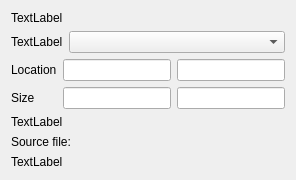
        <widget class="QWidget" name="pgimage">
         <layout class="QVBoxLayout" name="verticalLayout_4">
          <item>
           <widget class="QLabel" name="lblImgAssetName">
            <property name="text">
             <string>TextLabel</string>
            </property>
           </widget>
          </item>
          <item>
           <layout class="QHBoxLayout" name="horizontalLayout_7" stretch="0,10">
            <item>
             <widget class="QLabel" name="lblImgAssetFile">
              <property name="text">
               <string>TextLabel</string>
              </property>
             </widget>
            </item>
            <item>
             <widget class="QComboBox" name="cbImgAssetFile"/>
            </item>
           </layout>
          </item>
          <item>
           <layout class="QGridLayout" name="gridLayout_4">
            <item row="0" column="2">
             <widget class="QLineEdit" name="leImgAssetY"/>
            </item>
            <item row="0" column="1">
             <widget class="QLineEdit" name="leImgAssetX"/>
            </item>
            <item row="1" column="1">
             <widget class="QLineEdit" name="leImgAssetW"/>
            </item>
            <item row="0" column="0">
             <widget class="QLabel" name="label_16">
              <property name="text">
               <string>Location</string>
              </property>
             </widget>
            </item>
            <item row="1" column="2">
             <widget class="QLineEdit" name="leImgAssetH"/>
            </item>
            <item row="1" column="0">
             <widget class="QLabel" name="label_17">
              <property name="text">
               <string>Size</string>
              </property>
             </widget>
            </item>
           </layout>
          </item>
          <item>
           <widget class="QLabel" name="lbImgAssetImage">
            <property name="text">
             <string>TextLabel</string>
            </property>
            <property name="scaledContents">
             <bool>false</bool>
            </property>
           </widget>
          </item>
          <item>
           <widget class="QLabel" name="label_21">
            <property name="text">
             <string>Source file:</string>
            </property>
           </widget>
          </item>
          <item>
           <widget class="QLabel" name="lbImgAssetFile">
            <property name="text">
             <string>TextLabel</string>
            </property>
           </widget>
          </item>
          <item>
           <spacer name="verticalSpacer_4">
            <property name="orientation">
             <enum>Qt::Vertical</enum>
            </property>
            <property name="sizeHint" stdset="0">
             <size>
              <width>20</width>
              <height>0</height>
             </size>
            </property>
           </spacer>
          </item>
         </layout>
        </widget>
